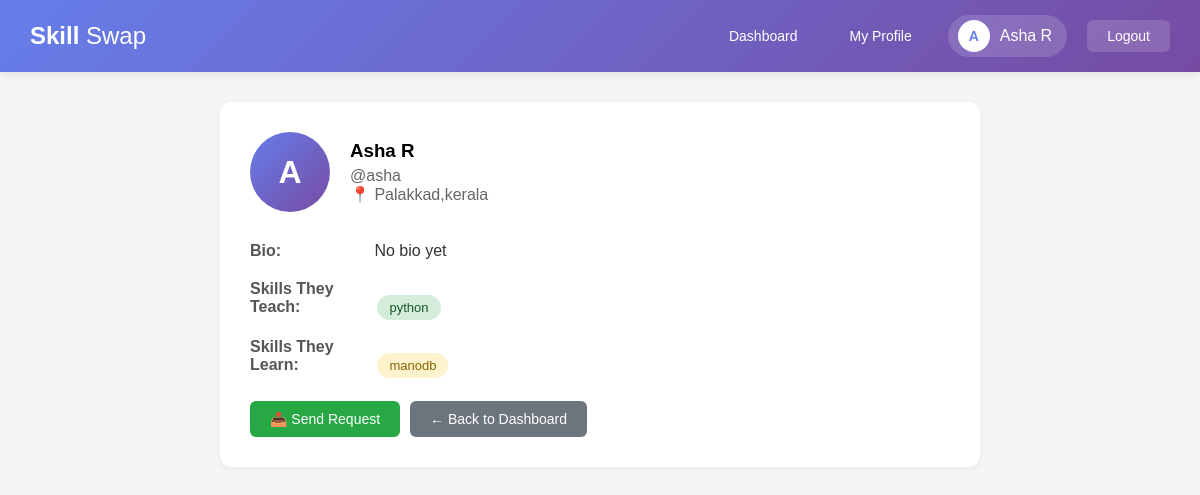
/profile/1/ (signed in), run on the app's committed database.
### skillapp/models.py (models this page shows, shortened)
class Profile(models.Model):
    username = models.CharField(max_length=100, unique=True)
    email = models.EmailField(unique=True)
    password = models.CharField(max_length=100)
    full_name = models.CharField(max_length=200, blank=True)
    bio = models.TextField(blank=True)
    location = models.CharField(max_length=200, blank=True)
    created_at = models.DateTimeField(auto_now_add=True)

class ProfileSkill(models.Model):
    SKILL_TYPE = (
        ('teach', 'I Can Teach'),
        ('learn', 'I Want to Learn'),
    )
    profile = models.ForeignKey(Profile, on_delete=models.CASCADE, related_name='profile_skills')
    skill = models.ForeignKey(Skill, on_delete=models.CASCADE)
    skill_type = models.CharField(max_length=10, choices=SKILL_TYPE)
    created_at = models.DateTimeField(auto_now_add=True)
    class Meta:
        unique_together = ('profile', 'skill', 'skill_type')

class Skill(models.Model):
    name = models.CharField(max_length=100, unique=True)

### skillapp/views.py (the view)
# urls.py: path('profile/<int:user_id>/', views.view_profile, name='view_profile'),
def view_profile(request, user_id):
    if "user_id" not in request.session:
        return redirect("login")
    current_user = Profile.objects.get(id=request.session["user_id"])
    viewing_user = get_object_or_404(Profile, id=user_id)
    viewing_teaches = ProfileSkill.objects.filter(profile=viewing_user, skill_type='teach')
    viewing_learns = ProfileSkill.objects.filter(profile=viewing_user, skill_type='learn')
    current_user_teaches = ProfileSkill.objects.filter(profile=current_user, skill_type='teach')
    current_user_learn_skills = ProfileSkill.objects.filter(profile=current_user, skill_type='learn').values_list('skill_id', flat=True)
    viewing_user_teach_skills = ProfileSkill.objects.filter(profile=viewing_user, skill_type='teach').values_list('skill_id', flat=True)
    has_match = bool(set(current_user_learn_skills).intersection(set(viewing_user_teach_skills)))
    context = {
        "current_user": current_user,
        "viewing_user": viewing_user,
        "viewing_teaches": viewing_teaches,
        "viewing_learns": viewing_learns,
        "current_user_teaches": current_user_teaches,
        "has_match": has_match,
    }
    return render(request, "view_profile.html", context)

### skill_swap/templates/view_profile.html (shortened to what this page needs)
<!DOCTYPE html>
<html>
<head>
</head>
<body>
    <nav class="navbar">
        <div class="navbar-brand">
            Skill <span>Swap</span>
        </div>
        <div class="nav-links">
            <a href="{% url 'dashboard' %}">Dashboard</a>
            <a href="{% url 'profile' %}">My Profile</a>
            <div class="user-badge">
                <div class="user-avatar-small">
                    {{ current_user.full_name|slice:":1"|upper|default:current_user.username|slice:":1"|upper }}
                </div>
                <span>{{ current_user.full_name|default:current_user.username }}</span>
            </div>
            <a href="{% url 'logout' %}" class="logout">Logout</a>
        </div>
    </nav>
    <div class="container">
        <div class="card">
            <div class="profile-header">
                <div class="profile-avatar-large">
                    {{ viewing_user.full_name|slice:":1"|upper|default:viewing_user.username|slice:":1"|upper }}
                </div>
                <div>
                    <h3 style="margin-bottom: 5px;">{{ viewing_user.full_name|default:viewing_user.username }}</h3>
                    <p style="color: #666;">@{{ viewing_user.username }}</p>
                    <p style="color: #666;">📍 {{ viewing_user.location|default:"Location not set" }}</p>
                </div>
            </div>
            <div class="profile-info">
                <label>Bio:</label>
                <p>{{ viewing_user.bio|default:"No bio yet" }}</p>
            </div>
            <div class="profile-info">
                <label>Skills They Teach:</label>
                <div style="display: inline-block;">
                    {% if viewing_teaches %}
                        {% for skill in viewing_teaches %}
                            <span class="skill-tag skill-teach">{{ skill.skill.name }}</span>
                        {% endfor %}
                    {% else %}
                        <span style="color: #999;">None added</span>
                    {% endif %}
                </div>
            </div>
            <div class="profile-info">
                <label>Skills They Learn:</label>
                <div style="display: inline-block;">
                    {% if viewing_learns %}
                        {% for skill in viewing_learns %}
                            <span class="skill-tag skill-learn">{{ skill.skill.name }}</span>
                        {% endfor %}
                    {% else %}
                        <span style="color: #999;">None added</span>
                    {% endif %}
                </div>
            </div>
            <div class="button-group">
                <button class="btn btn-success" onclick="openRequestModal()">
                    📤 Send Request
                </button>
                <a href="{% url 'dashboard' %}" class="btn btn-secondary">← Back to Dashboard</a>
            </div>
        </div>
    </div>
</body>
</html>

### skill_swap/templates/view_profile.html (style rules this page uses)
* { margin: 0; padding: 0; box-sizing: border-box; }
body { font-family: Arial, sans-serif; background: #f5f5f5; }
.navbar { background: linear-gradient(135deg, #667eea 0%, #764ba2 100%); padding: 15px 30px; display: flex; justify-content: space-between; align-items: center; color: white; box-shadow: 0 2px 10px rgba(0,0,0,0.1); }
.navbar-brand { font-size: 24px; font-weight: bold; }
.navbar-brand span { font-weight: normal; }
.nav-links { display: flex; gap: 20px; align-items: center; }
.nav-links a { color: white; text-decoration: none; padding: 8px 16px; border-radius: 6px; transition: background 0.3s ease; font-size: 14px; }
.nav-links .logout { background: rgba(255,255,255,0.15); padding: 8px 20px; border-radius: 6px; }
.user-badge { display: flex; align-items: center; gap: 10px; background: rgba(255,255,255,0.15); padding: 5px 15px 5px 10px; border-radius: 25px; }
.user-avatar-small { width: 32px; height: 32px; border-radius: 50%; background: white; color: #667eea; display: flex; align-items: center; justify-content: center; font-weight: bold; font-size: 14px; }
.container { max-width: 800px; margin: 30px auto; padding: 0 20px; }
.card { background: white; padding: 30px; border-radius: 12px; box-shadow: 0 2px 10px rgba(0,0,0,0.05); margin-bottom: 20px; }
.profile-header { display: flex; align-items: center; gap: 20px; margin-bottom: 25px; }
.profile-avatar-large { width: 80px; height: 80px; border-radius: 50%; background: linear-gradient(135deg, #667eea 0%, #764ba2 100%); display: flex; align-items: center; justify-content: center; color: white; font-size: 32px; font-weight: bold; }
.profile-info { margin-bottom: 15px; }
.profile-info label { font-weight: bold; color: #555; display: inline-block; width: 120px; }
.profile-info p { display: inline-block; color: #333; margin: 5px 0; }
.skill-tag { display: inline-block; padding: 5px 12px; border-radius: 15px; font-size: 13px; margin: 3px; }
.skill-teach { background: #d4edda; color: #155724; }
.skill-learn { background: #fff3cd; color: #856404; }
.btn { padding: 10px 20px; border: none; border-radius: 6px; cursor: pointer; font-size: 14px; text-decoration: none; display: inline-block; font-weight: 500; transition: all 0.3s ease; }
.btn-secondary { background: #6c757d; color: white; }
.btn-success { background: #28a745; color: white; }
.button-group { display: flex; gap: 10px; margin-top: 20px; flex-wrap: wrap; }

### data on the page
Profile: full_name "A", full_name "Asha R", username "asha", location "Palakkad,kerala", bio "No bio yet"
ProfileSkill: skill.name "python"
ProfileSkill: skill.name "manodb"
